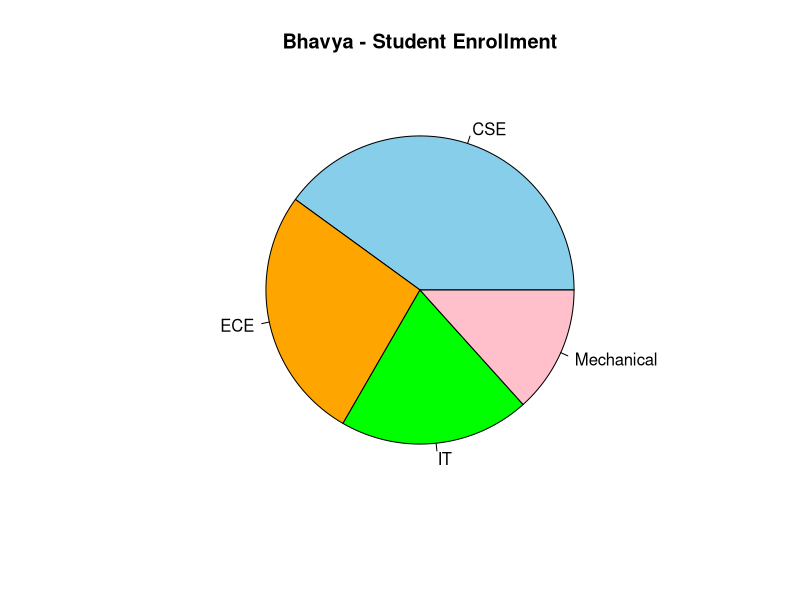
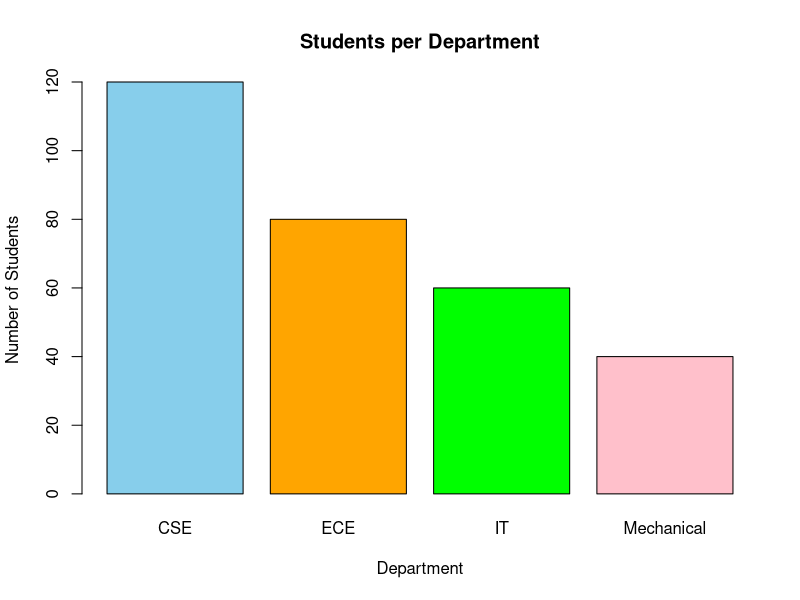

Write R code to recreate these figures, in order.
# EXERCISE - 8

# 1. University Course Enrollment
# Scenario:
# A university wants to visualize number of students in each department.

# Question:
# Create pie chart and bar chart for student distribution.

departments <- c("CSE", "ECE", "IT", "Mechanical")
students <- c(120, 80, 60, 40)

# Pie Chart
pie(
  students,
  labels = departments,
  main = "Bhavya - Student Enrollment",
  col = c("skyblue", "orange", "green", "pink")
)

# Bar Chart
barplot(
  students,
  names.arg = departments,
  main = "Students per Department",
  xlab = "Department",
  ylab = "Number of Students",
  col = c("skyblue", "orange", "green", "pink")
)
